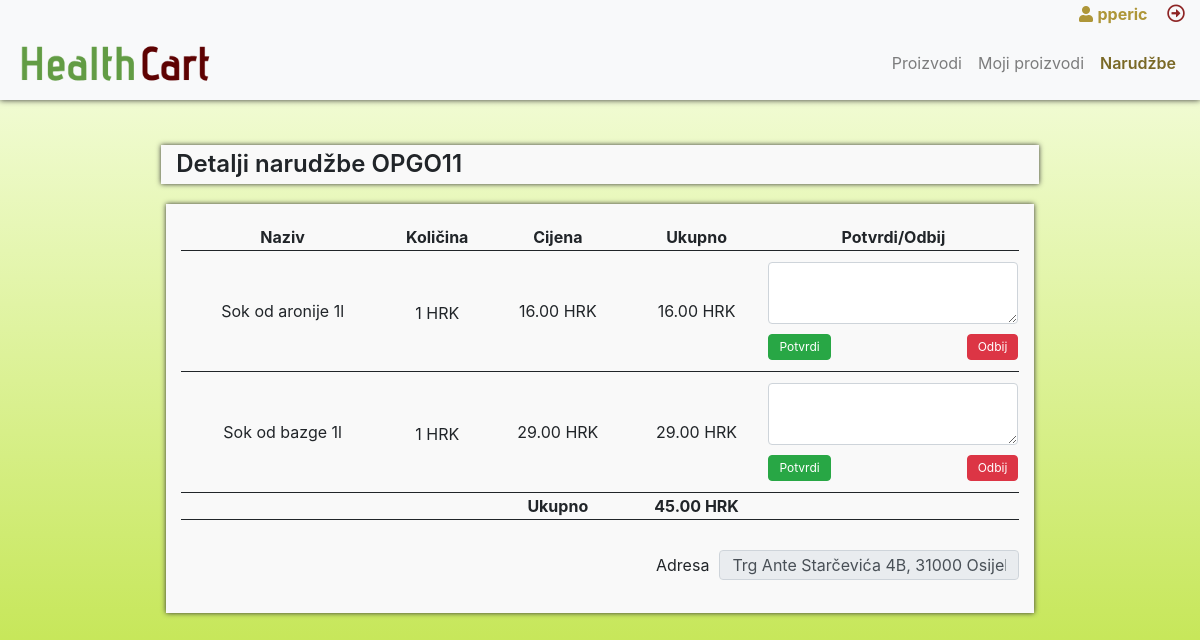
The page /order-show.php?oid=11 (signed in) on the database its author committed.
### tables this page shows
CREATE TABLE `orders` (
  `id` int(11) NOT NULL,
  `kupac_id` int(11) DEFAULT NULL,
  `address` varchar(255) DEFAULT NULL,
  `status` int(11) NOT NULL DEFAULT '11',
  `created_at` datetime DEFAULT CURRENT_TIMESTAMP
);

CREATE TABLE `order_products` (
  `id` int(11) NOT NULL,
  `order_id` int(11) DEFAULT NULL,
  `product_id` int(11) DEFAULT NULL,
  `amount` int(11) DEFAULT NULL,
  `price` decimal(10,2) DEFAULT NULL,
  `status` int(11) NOT NULL DEFAULT '11',
  `comment` text,
  `created_at` datetime DEFAULT CURRENT_TIMESTAMP
);

CREATE TABLE `products` (
  `id` int(11) NOT NULL,
  `naziv` varchar(255) NOT NULL,
  `slika` varchar(255) DEFAULT NULL,
  `proizvodac_id` int(11) NOT NULL,
  `cijena` decimal(10,2) NOT NULL,
  `created_at` datetime DEFAULT CURRENT_TIMESTAMP
);

### order-show.php (the view, shortened to what this page needs)
<?php
require_once "config.php";
if($_GET && $_GET['oid']){
    function getOrderProducts($pdo){
        if($_SESSION['role'] == 1){
            $sql_order_products = "SELECT order_products.*, products.naziv as name, users.username as prodavac_name, users.id as prodavac_id FROM order_products INNER JOIN products ON order_products.product_id = products.id INNER JOIN users ON products.proizvodac_id = users.id WHERE order_id = :id AND products.proizvodac_id = :proizvodac_id";
            if($stmt = $pdo->prepare($sql_order_products)){
                $stmt->bindParam(":id", $param_order_id, PDO::PARAM_STR);
                $stmt->bindParam(":proizvodac_id", $param_proizvodac_id, PDO::PARAM_STR);
                $param_order_id = $_GET['oid'];
                $stmt->execute();
                return $stmt->fetchAll();
            }
        }
    }
    function order($pdo){
        $sql = "SELECT * FROM orders WHERE id = :order_id ";
        if($stmt = $pdo->prepare($sql)){
            $stmt->bindParam(":order_id", $param_order_id, PDO::PARAM_STR);
            $stmt->execute();
            $order = $stmt->fetch();
            return $order;
        }
    }
    $order_products = getOrderProducts($pdo);
    $order = order($pdo);
}else{
    header("location: orders.php");
}
?>
<!DOCTYPE html>
<html lang="en">
<head>
    <?php include 'head.php'; ?>
</head>
<body class="dashboard">
    <div class="fixed-row">
        <div class="row logged-user text-right">
            <div class="col-12">
                <a href="<?php echo ROOT_URL; ?>edit-profil.php" class="logged-user-profil">
                    <i class="fas fa-user"></i> <strong><?php echo htmlspecialchars($_SESSION["username"]); ?></strong>
                </a>
                <a href="<?php echo ROOT_URL; ?>logout.php" class="logged-user-logout">
                    <i class="far fa-arrow-alt-circle-right"></i>
                </a>
            </div>
        </div>
        <nav class="navbar navbar-expand-lg navbar-light bg-light">
            <a class="navbar-brand" href="<?php echo ROOT_URL; ?>dashboard.php">
                <img class="logo-img" src="<?php echo ROOT_URL; ?>img/opg-logo.png">
            </a>
            <div class="collapse navbar-collapse" id="navbarNav">
                <ul class="navbar-nav ml-auto">
                    <li class="nav-item">
                        <a class="nav-link" href="<?php echo ROOT_URL; ?>dashboard.php">Proizvodi</a>
                    </li>
                    <?php if($_SESSION['role'] == 1){ ?>
                        <li class="nav-item">
                            <a class="nav-link" href="<?php echo ROOT_URL; ?>own-products.php">Moji proizvodi</a>
                        </li>
                    <?php } ?>
                    <?php if($_SESSION['role'] == 1){ ?>
                        <li class="nav-item active">
                            <a class="nav-link" href="<?php echo ROOT_URL; ?>orders-received.php">Narudžbe</a>
                        </li>
                    <?php }else{ ?>
                        <li class="nav-item active">
                            <a class="nav-link" href="<?php echo ROOT_URL; ?>orders.php">Narudžbe</a>
                        </li>
                    <?php } ?>
                </ul>
            </div>
        </nav>
    </div>
    <div class="row page-content">
        <div class="col-12">
            <div class="row content-container">
                <div class="col-9 m-auto page-title">
                    <h4>Detalji narudžbe <?php echo ORDER_PREFIX.$order['id'] ?></h4>
                </div>
                <div class="col-11 m-auto">
                    <div class="row product-results edit-form">
                        <div class="col-12 col-md-10 col-lg-10 m-auto">
                            <?php
                            if(count($order_products) != 0){
                            ?>
                                <div id="order-show">
                                    <table width="100%">
                                        <thead>
                                            <th>Naziv</th>
                                            <th>Količina</th>
                                            <th>Cijena</th>
                                            <th>Ukupno</th>
                                            <th width="5%">
                                                <?php if($_SESSION['role'] == 1){
                                                    echo 'Potvrdi/Odbij';
                                                }else{
                                                    echo 'Status';
                                                }
                                                ?>
                                            </th>
                                        </thead>
                                        <tbody>
                                            <?php
                                            $sum = 0;
                                            foreach($order_products as $product){
                                            ?>
                                                <tr class="product-tr">
                                                    <td class="product-name">
                                                        <span>
                                                            <?php echo $product['name']; ?>
                                                        </span>
                                                    </td>
                                                    <td>
                                                        <div class="update-amount">
                                                            <span data-amount="<?php echo $product['amount']; ?>">
                                                                <?php echo $product['amount']; ?> HRK
                                                            </span>
                                                        </div>
                                                    </td>
                                                    <td class="product-single-price">
                                                        <span data-price="<?php echo $product['price']; ?>">
                                                            <?php echo $product['price']; ?> HRK
                                                        </span>
                                                    </td>
                                                    <td class="product-total-price">
                                                        <span data-price="<?php echo $product['price']; ?>">
                                                            <?php
                                                                $sum += $product['price']*$product['amount'];
                                                                echo number_format((float)$product['price']*$product['amount'], 2, '.', '');
                                                            ?> HRK
                                                        </span>
                                                    </td>
                                                    <td class="product-action">
                                                        <?php if($_SESSION['role'] == 1){ ?>
                                                            <div class="row">
                                                                <?php
                                                                if($product['status'] != 11){
                                                                    echo '<p>'.$product['comment'].'</p>';
                                                                }else{
                                                                ?>
                                                                    <textarea class="form-control"></textarea>
                                                                <?php
                                                                }
                                                                ?>
                                                            </div>
                                                            <div class="row">
                                                                <?php
                                                                if($product['status'] == 0){
                                                                    echo '<p><i class="fas fa-times-circle failure-order"></i></p>';
                                                                }else if($product['status'] == 1){
                                                                    echo '<p><i class="fas fa-check-circle success-order"></i></p>';
                                                                }else{
                                                                ?>
                                                                    <a data-oid="<?php echo $_GET['oid']; ?>" data-pid="<?php echo $product['product_id'] ?>" href="javascript:void(0)" class="btn btn-success">Potvrdi</a>
                                                                    <a data-oid="<?php echo $_GET['oid']; ?>" data-pid="<?php echo $product['product_id'] ?>" href="javascript:void(0)" class="btn btn-danger ml-auto">Odbij</a>
                                                                <?php
                                                                }
                                                                ?>
                                                            </div>
                                                        <?php }?>
                                                    </td>
                                                </tr>
                                            <?php
                                            }
                                            ?>
                                            <tr>
                                                <td colspan="2"></td>
                                                <td class="sum-title"><strong>Ukupno</strong></td>
                                                <td class="sum-number"><strong><?php echo number_format((float)$sum, 2, '.', ''); ?> HRK</strong></td>
                                                <td></td>
                                            </tr>
                                        </tbody>
                                    </table>
                                    <div class="form-group margin-top-20 text-right">
                                        <label for="address">Adresa</label>
                                        <input id="address" class="form-control" type="text" name="address" value="<?php echo $order['address']; ?>" disabled>
                                    </div>
                                </div>
                            <?php
                            }else{
                            ?>
                                <p class="text-center" style="margin-bottom: 0;">Ne postoje proizvodi za narudžbu. Povratak na <a href="<?php echo ROOT_URL; ?>dashboard.php">proizvode.</a></p>
                            <?php
                            }
                            ?>
                        </div>
                    </div>
                </div>
            </div>
        </div>
    </div>
</body>
</html>

### css/style.css (style rules this page uses)
* { outline: unset !important; }
a { color: #ae9638; text-decoration: none; background-color: transparent; }
.row { margin: 0; }
.logo-img { max-width: 200px; display: block; }
body.dashboard { background: #f8ffe8; background: -moz-linear-gradient(top, #f8ffe8 0%, #e3f5ab 33%, #b7df2d 100%); background: -webkit-linear-gradient(top, #f8ffe8 0%,#e3f5ab 33%,#b7df2d 100%); background: linear-gradient(to bottom, #f8ffe8 0%,#e3f5ab 33%,#b7df2d 100%); filter: progid:DXImageTransform.Microsoft.gradient( startColorstr='#f8ffe8', endColorstr='#b7df2d',GradientType=0 ); }
.margin-top-20 { margin-top: 30px; }
.fixed-row { background-color: #f8f9fa !important; position: fixed; top: 0; width: 100%; box-shadow: 0 0 6px #333; z-index: 10; }
.logged-user-profil { margin-right: 15px; }
.logged-user-logout { color: #8e2525; font-size: 18px; }
.navbar-light .navbar-nav .active > .nav-link { color: #7a6926; font-weight: 600; }
.form-control { height: 30px; }
.page-content { margin-top: 125px; min-height: calc(100vh - 83px); }
.content-container { padding: 20px 0; }
.order-results.order-list > div.m-auto, .insert-form > div.m-auto, .edit-form > div.m-auto { background: #f9f9f9; margin: 10px; padding: 20px 0; box-shadow: 0 0 5px #333; }
#order-show, #order-update-form, #order-preview-form { padding: 0 15px; }
.order-results.order-list table th, .order-results.order-list table td, #order-show table th, #order-show table td, #order-update-form table th, #order-update-form table td, #order-preview-form table th, #order-preview-form table td { text-align: center; border-bottom: 1px solid; }
#order-show table td .update-amount, #order-update-form table td .update-amount, #order-preview-form table td .update-amount { display: inline-block; margin: 25px 0 20px 0; }
#order-show label[for="address"], #order-update-form label[for="address"], #order-preview-form label[for="address"] { margin: 3px 10px 0 0; }
#order-show #address, #order-update-form #address, #order-preview-form #address { max-width: 300px; float: right; }
#order-show .product-action .row:first-child p, #order-show .product-action textarea { min-width: 250px; }
#order-show .product-action .row:first-child { margin-top: 10px; }
#order-show .product-action .row:last-child { margin-top: 10px; margin-bottom: 10px; }
#order-show .product-action .row a { padding: 3px 10px; font-size: 12px; }
.page-title { margin-bottom: 20px !important; background: #f9f9f9; box-shadow: 0 0 5px #333; }
.page-title h4 { font-weight: 600; margin: 5px 0; }

### css/all.css (style rules this page uses)
.fa, .fas, .far, .fal, .fad, .fab { -moz-osx-font-smoothing: grayscale; -webkit-font-smoothing: antialiased; display: inline-block; font-style: normal; font-variant: normal; text-rendering: auto; line-height: 1; }
.fa-arrow-alt-circle-right:before { content: "\f35a"; }
.fa-user:before { content: "\f007"; }
.far { font-family: 'Font Awesome 5 Free'; font-weight: 400; }
.fa, .fas { font-family: 'Font Awesome 5 Free'; font-weight: 900; }

### rows shown on the page
orders: id "11", address "Trg Ante Starčevića 4B, 31000 Osijek"
order_products: product.naziv "Sok od aronije 1l", amount "1", price "16.00", (float)$product['price']*$product['amount'] "16.00"
order_products: product.naziv "Sok od bazge 1l", amount "1", price "29.00", (float)$product['price']*$product['amount'] "29.00"

### other values the page prints
$_SESSION["username"] "pperic"
ORDER_PREFIX "OPGO"
$sum "45.00"
